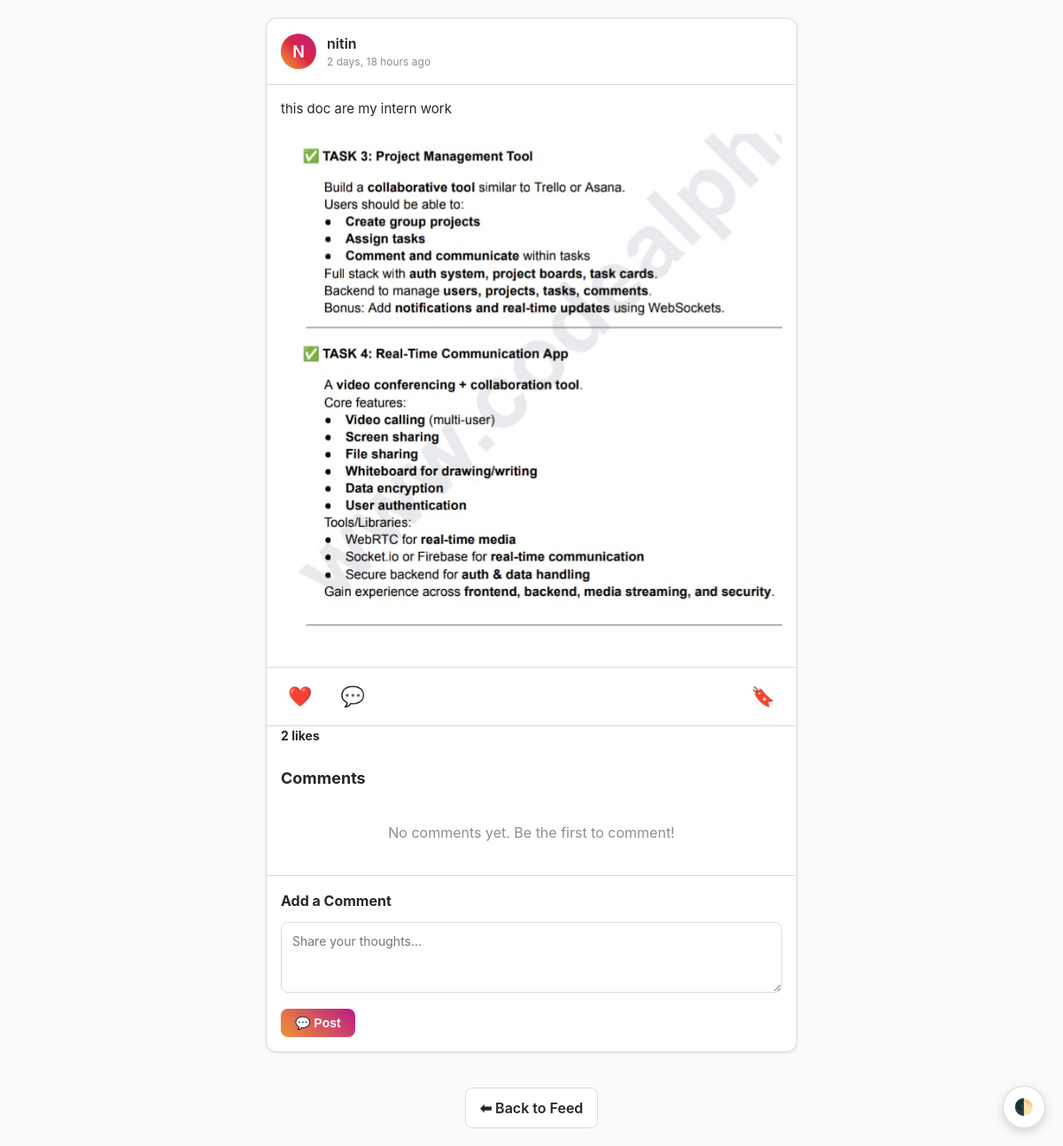
Page /post/7/ (signed in) on the committed database.
### social/models.py (models this page shows, shortened)
class Post(models.Model):
    user = models.ForeignKey(User, on_delete=models.CASCADE, related_name='posts')
    content = models.TextField()
    image = models.ImageField(upload_to='post_images/', blank=True, null=True)
    created_at = models.DateTimeField(auto_now_add=True)

### social/views.py (the view)
# urls.py: path('post/<int:post_id>/', views.post_detail_view, name='post_detail'),
@login_required
def post_detail_view(request, post_id):
    post = Post.objects.get(id=post_id)
    comments = post.comments.all().order_by('-created_at')
    if request.method == 'POST':
        content = request.POST['content']
        Comment.objects.create(post=post, user=request.user, content=content)
        return redirect('post_detail', post_id=post_id)
    return render(request, 'post_detail.html', {
        'post': post,
        'comments': comments
    })

### social/templates/post_detail.html (shortened to what this page needs)
<!DOCTYPE html>
<html lang="en">
<head>
</head>
<body>
    <button class="dark-mode-toggle" onclick="toggleDarkMode()">🌓</button>
    <div class="container">
        <div class="post-header">
            <div class="post-avatar">{{ post.user.username|first|upper }}</div>
            <div class="post-user-info">
                <div class="post-username">{{ post.user.username }}</div>
                <div class="post-time">{{ post.created_at|timesince }} ago</div>
            </div>
        </div>
        <div class="post-content">
            <p class="post-text">{{ post.content }}</p>
            {% if post.image %}
                <img src="{{ post.image.url }}" alt="Post image" class="post-image">
            {% endif %}
        </div>
        <div class="post-actions">
            <a href="{% url 'like_post' post.id %}" class="action-btn like-btn">
                ❤️
            </a>
            <a href="#comments" class="action-btn">💬</a>
            <a href="{% url 'save_post' post.id %}" class="action-btn bookmark-btn">🔖</a>
        </div>
        <div class="post-likes">
            <strong>{{ post.likes.count }} likes</strong>
        </div>
        <div class="comments-section" id="comments">
            <h3 class="section-title">Comments</h3>
            {% for comment in comments %}
                <div class="comment">
                    <div class="comment-avatar">{{ comment.user.username|first|upper }}</div>
                    <div class="comment-content">
                        <div class="comment-author">{{ comment.user.username }}</div>
                        <div class="comment-text">{{ comment.content }}</div>
                    </div>
                </div>
            {% empty %}
                <div class="no-comments">
                    <p>No comments yet. Be the first to comment!</p>
                </div>
            {% endfor %}
        </div>
        <div class="comment-form">
            <h4>Add a Comment</h4>
            <form method="POST">
                <textarea name="content" rows="3" placeholder="Share your thoughts..." required></textarea>
                <button type="submit" class="post-comment-btn">💬 Post</button>
            </form>
        </div>
    </div>
    <div style="text-align: center; margin-top: 20px;">
        <a href="{% url 'post_list' %}" class="back-link">
            ⬅ Back to Feed
        </a>
    </div>
</body>
</html>

### rows in the picture
Post: user.username|first "N", user.username "nitin", created_at "2 days, 18 hours", content "this doc are my intern work", image (picture), likes.count "2"
